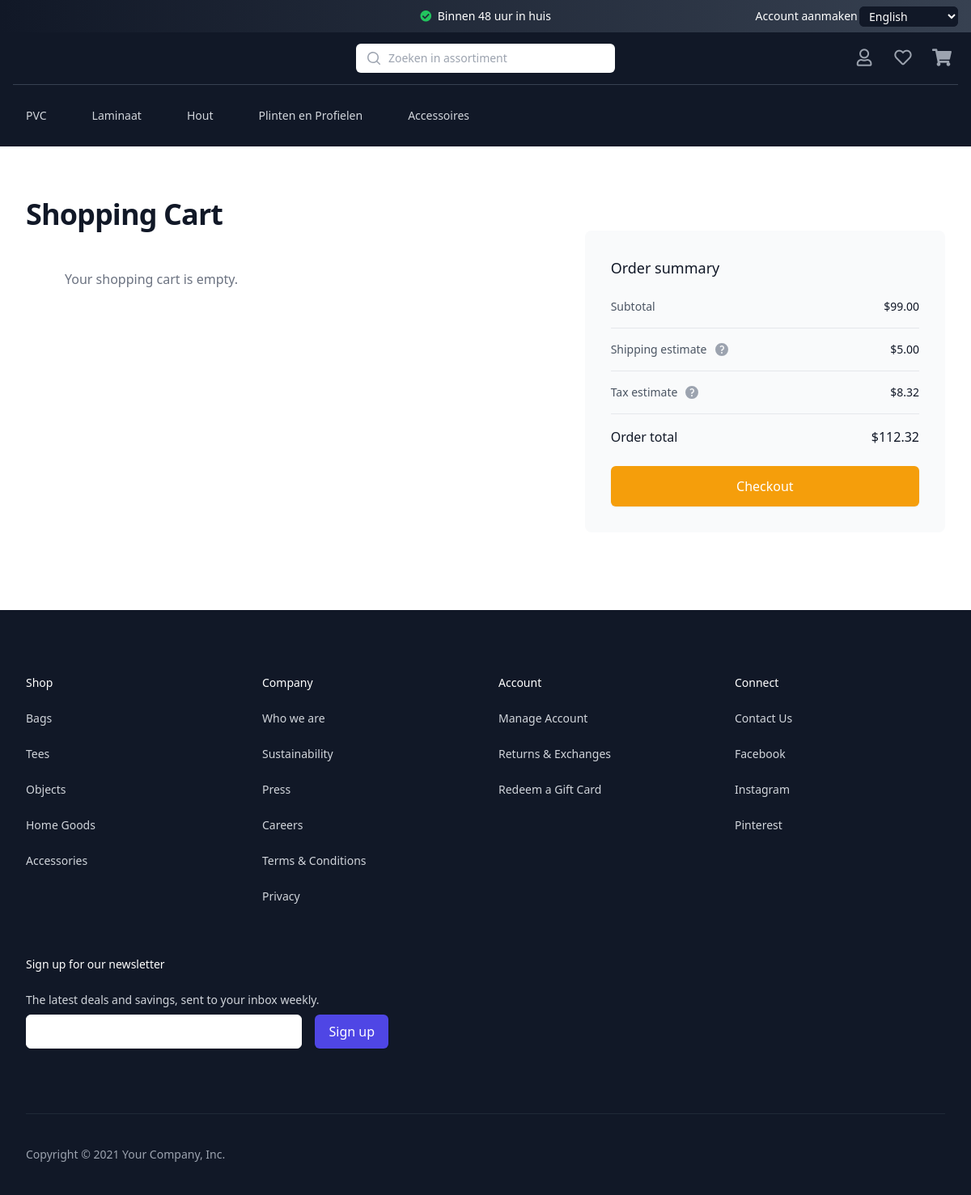
Page /cart/ on the committed database.
### ecommerce_website/models.py (models this page shows, shortened)
class ProductCategory(models.Model):
    name = models.CharField(max_length=100)
    description = models.CharField(max_length=200, default=None, null=True)

### ecommerce_website/views.py (the view)
# urls.py: path('cart/', views.cart, name="cart"),
def cart(request):
    cart_service = ShoppingCartService(request)
    items = cart_service.cart_items
    cart_item_view_service = CartItemViewService()
    cart_item_views = cart_item_view_service.generate(items)
    headerData = ProductCategoryAttributeViewHandler().get_serialized_product_category_attribute_views()
    return render(request, "cart.html", {'items': cart_item_views, 'headerData': headerData})

### ecommerce_website/classes/handlers/product_category_attribute_view_handler.py (called while the page is built)
    def get_serialized_product_category_attribute_views(self):
        category_attributes = ProductCategoryAttributeService.get_all_active_product_category_attributes()
        category_attribute_view_service = ProductCategoryAttributeViewService()
        category_attribute_views = category_attribute_view_service.generate(
            category_attributes)
        serialized_category_attribute_views = [category_attribute_view.serialize(
        ) for category_attribute_view in category_attribute_views]
        combined = self.__combine(serialized_category_attribute_views)
        return combined

### ecommerce_website/classes/product_category_attribute_view.py (called while the page is built)
    def serialize(self):
        return {
            'id': self.id,
            'attribute_type_name': self.attribute_type_name,
            'attribute_type_id': self.attribute_type_id,
            'category_name': self.category_name,
            'category_id': self.category_id,
            'product_attributes': self.product_attributes
        }

### ecommerce_website/classes/shopping_cart.py (called while the page is built)
    @property
    def cart_items(self):
        return [
            {'product_id': product_id, 'quantity': item['quantity']}
            for product_id, item in self.cart.items()
        ]

### ecommerce_website/services/product_category_service/product_category_attribute_service.py (called while the page is built)
    @staticmethod
    def get_all_active_product_category_attributes():
        try:
            return ProductCategoryAttribute.objects.filter(active=True)
        except ProductCategoryAttribute.DoesNotExist:
            return None

### ecommerce_website/services/product_category_service/product_category_attribute_view_service.py (called while the page is built)
    def generate(self, items):
        productCategoryAttributeViews = []
        for item in items:
            productCategoryAttributeView = ProductCategoryAttributeView(item)
            productCategoryAttributeViews.append(productCategoryAttributeView)
        return productCategoryAttributeViews

### ecommerce_website/services/shopping_cart_services/cart_item_view_service.py (called while the page is built)
    def generate(self, items):
        cartItemViews = []
        for item in items:
            product_id = item['product_id']
            stock = item['quantity']
            product = ProductService.get_product_by_id(product_id)
            cartItemView = CartItemView(product, stock)
            cartItemViews.append(cartItemView)
        return cartItemViews

### ecommerce_website/services/shopping_cart_services/shopping_cart_service.py (called while the page is built)
    @property
    def cart_items(self):
        return self.shopping_cart.cart_items

### ecommerce_website/templates/cart.html (shortened to what this page needs)
{% extends 'components/main.html' %}
{% load static tailwind_tags %}
{% block content %}
<div class="bg-white">
  <div class="mx-auto max-w-2xl px-4 pb-24 pt-16 sm:px-6 lg:max-w-7xl lg:px-8">
      <h1 class="text-3xl font-bold tracking-tight text-gray-900 sm:text-4xl">Shopping Cart</h1>
      <div class="lg:grid lg:grid-cols-12 lg:items-start lg:gap-x-12 xl:gap-x-16">
          <section aria-labelledby="cart-heading" class="lg:col-span-7">
                <form class="m-12" action="{% url 'delete_cart_item' %}" method="post">
                    {% if items %}
                  <ul role="list" class="divide-y divide-gray-200 border-b border-t border-gray-200">
                      {% for item in items %}
                                        <input type="hidden" name="id" value="{{ item.id }}">
                      {% include 'components/cart_item.html' %}
                      {% endfor %}
                  </ul>
                  {% else %}
                  <p class="text-gray-500">Your shopping cart is empty.</p>
                  {% endif %}
              </form>
          </section>
<section aria-labelledby="summary-heading"
    class="mt-16 rounded-lg bg-gray-50 px-4 py-6 sm:p-6 lg:col-span-5 lg:mt-0 lg:p-8">
    <h2 id="summary-heading" class="text-lg font-medium text-gray-900">Order summary</h2>
    <dl class="mt-6 space-y-4">
        <div class="flex items-center justify-between">
            <dt class="text-sm text-gray-600">Subtotal</dt>
            <dd class="text-sm font-medium text-gray-900">$99.00</dd>
        </div>
        <div class="flex items-center justify-between border-t border-gray-200 pt-4">
            <dt class="flex items-center text-sm text-gray-600">
                <span>Shipping estimate</span>
                <a href="#" class="ml-2 flex-shrink-0 text-gray-400 hover:text-gray-500">
                </a>
            </dt>
            <dd class="text-sm font-medium text-gray-900">$5.00</dd>
        </div>
        <div class="flex items-center justify-between border-t border-gray-200 pt-4">
            <dt class="flex text-sm text-gray-600">
                <span>Tax estimate</span>
                <a href="#" class="ml-2 flex-shrink-0 text-gray-400 hover:text-gray-500">
                </a>
            </dt>
            <dd class="text-sm font-medium text-gray-900">$8.32</dd>
        </div>
        <div class="flex items-center justify-between border-t border-gray-200 pt-4">
            <dt class="text-base font-medium text-gray-900">Order total</dt>
            <dd class="text-base font-medium text-gray-900">$112.32</dd>
        </div>
    </dl>
    <div class="mt-6">
        <button type="submit"
            class="w-full rounded-md border border-transparent bg-amber-500 px-4 py-3 text-base font-medium text-white shadow-sm hover:bg-customColor focus:outline-none focus:ring-2 focus:ring-customColor focus:ring-offset-2 focus:ring-offset-gray-50">Checkout</button>
    </div>
</section>
      </div>
  </div>
</div>
{% endblock %}

### ecommerce_website/templates/components/header.html (shortened to what this page needs)
{% load static %}
<header class="bg-gray-900">
    <div class="bg-gradient-to-r from-gray-900 to-gray-700">
    <div class="mx-auto flex h-10 max-w-7xl items-center justify-between px-4 sm:px-6 lg:px-8">
        <form class="hidden lg:block lg:flex-1 absolute right-4">
            <div class="flex items-center">
                <div
                    class="group relative -ml-2 rounded-md border-transparent bg-gray-900 focus-within:ring-2 focus-within:ring-white">
                    <select id="desktop-language" name="language"
                        class="flex items-center rounded-md border-transparent bg-gray-900 bg-none py-0.5 pl-2 pr-10 text-sm font-medium text-white focus:border-transparent focus:outline-none focus:ring-0 group-hover:text-gray-100">
                        <option value="en">English</option>
                    </select>
                </div>
            </div>
        </form>
        <p class="flex-1 text-center text-sm font-medium text-white lg:flex-none">
            <i class="fas fa-check-circle text-green-500 mr-1"></i> Binnen 48 uur in huis
        </p>
        <div class="hidden lg:flex lg:flex-1 lg:items-center lg:justify-end lg:space-x-6">
            <a href="#" class="text-sm font-medium text-white hover:text-gray-100">Account aanmaken</a>
            <a href="#" class="text-sm font-medium text-white hover:text-gray-100">Inloggen</a>
        </div>
    </div>
    </div>
    <div class="mx-auto max-w-7xl px-2 sm:px-4 lg:divide-y lg:divide-gray-700">
        <div class="relative flex h-16 justify-between">
            <div class="relative z-0 flex flex-1 items-center justify-center px-2 sm:absolute sm:inset-0">
                <div class="w-full sm:max-w-xs">
                    <div class="relative">
                        <div class="pointer-events-none absolute inset-y-0 left-0 flex items-center pl-3">
                        </div>
                        <input id="search" name="search"
                            class="block w-full rounded-md border-0 bg-white py-1.5 pl-10 pr-3 text-gray-300 placeholder:text-gray-400 focus:bg-white focus:text-gray-900 focus:ring-0 focus:placeholder:text-gray-600 sm:text-sm sm:leading-6"
                            placeholder="Zoeken in assortiment" type="search">
                    </div>
                </div>
            </div>
            <div class="hidden lg:relative lg:z-10 lg:ml-4 lg:flex lg:items-center">
                <button type="button"
                    class="relative flex-shrink-0 rounded-full p-1 text-gray-400 hover:text-white focus:outline-none focus:ring-2 focus:ring-white focus:ring-offset-2 focus:ring-offset-gray-800 mr-2 w-10 h-10">
                    <i class="far fa-user fa-lg"></i>
                </button>
                <button type="button"
                    class="relative flex-shrink-0 rounded-full p-1 text-gray-400 hover:text-white focus:outline-none focus:ring-2 focus:ring-white focus:ring-offset-2 focus:ring-offset-gray-800 mr-2 w-10 h-10">
                    <i class="far fa-heart fa-lg"></i>
                </button>
                <button type="button"
                    class="relative flex-shrink-0 rounded-full p-1 text-gray-400 hover:text-white focus:outline-none focus:ring-2 focus:ring-white focus:ring-offset-2 focus:ring-offset-gray-800 w-10 h-10">
                <a href="/cart/"
                    class="relative flex-shrink-0 rounded-full p-1 text-gray-400 hover:text-white focus:outline-none focus:ring-2 focus:ring-white focus:ring-offset-2 focus:ring-offset-gray-800 w-10 h-10">
                    <i class="fas fa-shopping-cart fa-lg"></i>
                </a>
                </button>
            </div>
        </div>
        <nav id="navigation-container" class="hidden lg:flex lg:space-x-6 lg:py-4" aria-label="Global">
            {% for header in headerData %}
            <a href="/products/{{header.category_name}}" id="dropdown-btn-{{ header.category_id }}"
                class="text-gray-300 hover:bg-gray-700 hover:text-white inline-flex items-center rounded-md py-3 px-4 text-sm font-medium"
                onmouseover="showDropdown('{{ header.category_id }}')" onmouseout="hideDropdown('{{ header.category_id }}')">
                {{ header.category_name }}
            </a>
            {% endfor %}
        </nav>
    </div>
</header>

### rows in the picture
ProductCategory: category_name "PVC"
ProductCategory: category_name "Laminaat"
ProductCategory: category_name "Hout"
ProductCategory: category_name "Plinten en Profielen"
ProductCategory: category_name "Accessoires"
